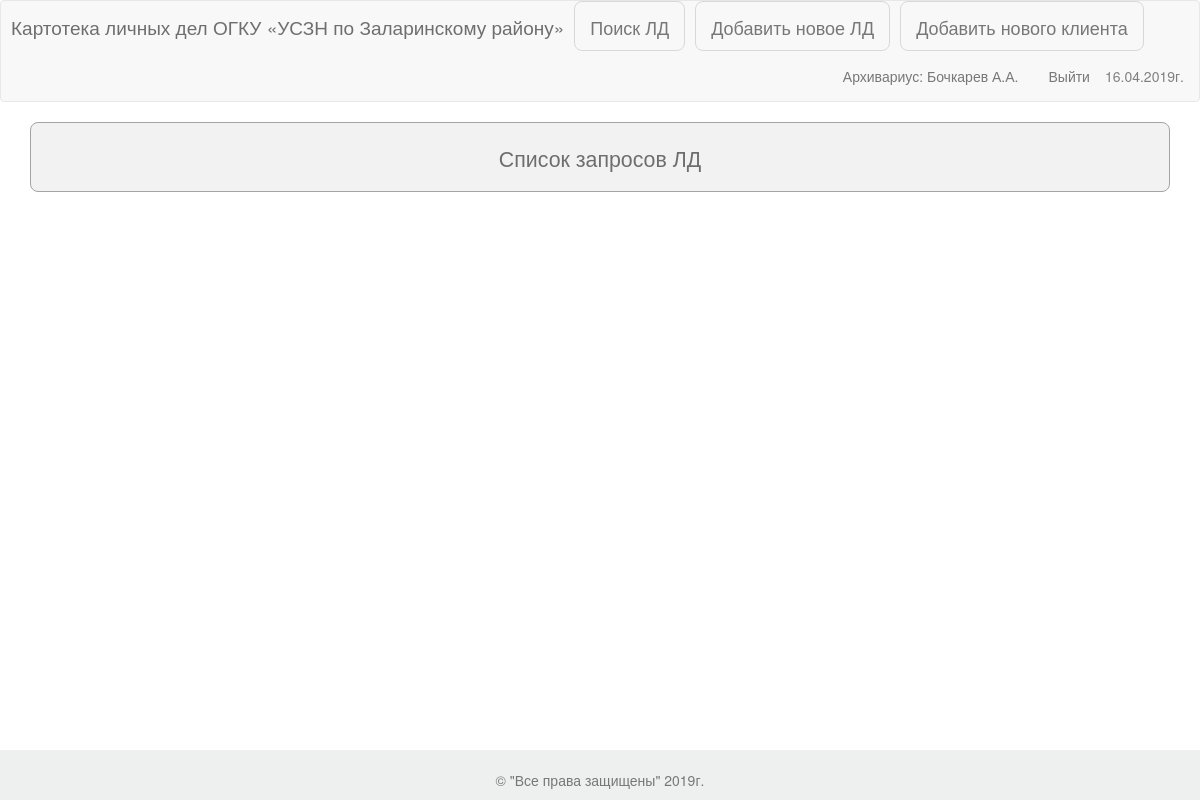
The app's page /archiv_querys (signed in), older data.
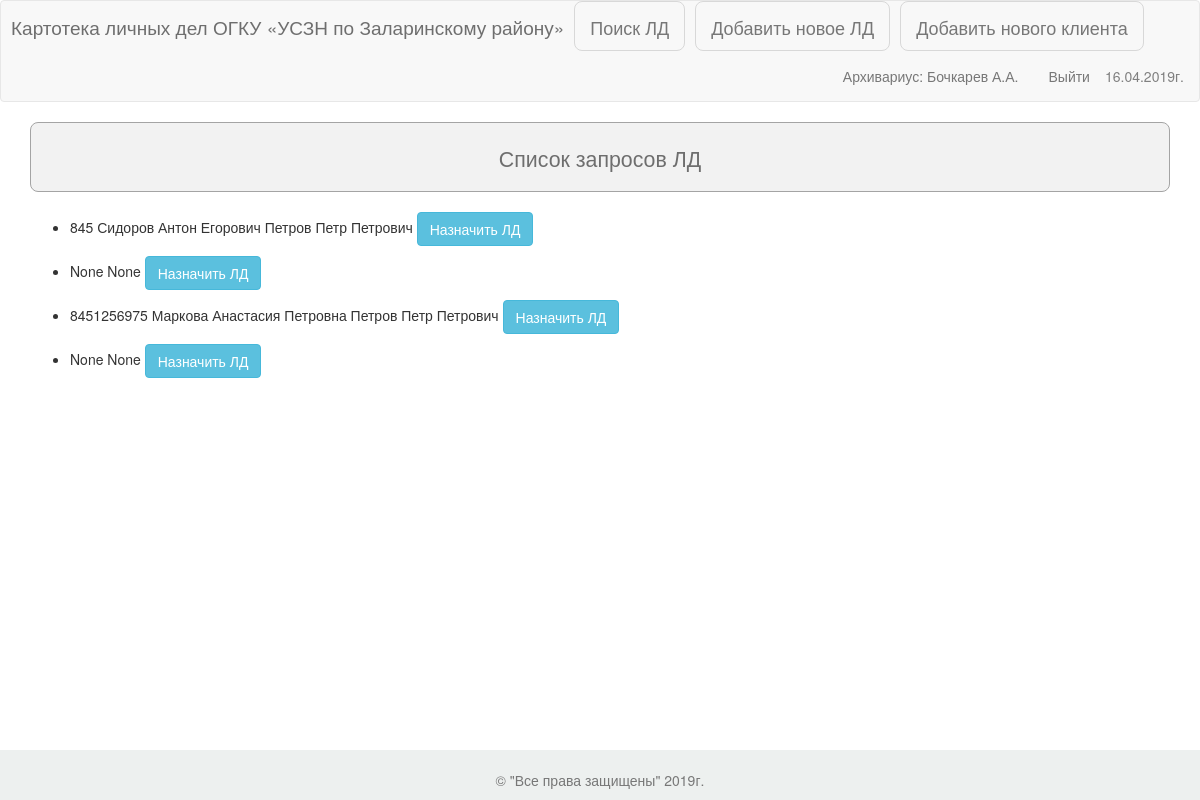
The same page, newer data.
### users/models.py (models this page shows, shortened)
class UsersProfile(models.Model):
    user = models.OneToOneField(User, null=True, blank=True, help_text='Ссылка на Django-аккаунт')
    fio = models.CharField(max_length=255, help_text='ФИО')
    def get_fio(self, dots=True):
        fio = self.fio.replace("  ", " ").strip()
        fio_split = fio.split(" ")
        if len(fio_split) == 0:
            fio_split.append("")
        if len(fio_split) == 1:
            fio_split.append("")
        if len(fio_split) == 2:
            fio_split.append("")
        if dots:
            return fio_split[0] + " " + fio_split[1][0] + "." + fio_split[2][0] + "."
        return fio_split[0] + " " + fio_split[1][0] + fio_split[2][0]
    def __str__(self):  # Получение фио при конвертации объекта UsersProfile в строку
        return self.fio

### main/models.py (models this page shows, shortened)
class Query(models.Model):
    query_client = models.ForeignKey(CardIndex, null=True, help_text='* Личное дело')
    query_spec = models.ForeignKey(UsersProfile, null=True, help_text='* Специалист')
    query_ld = models.BooleanField(default=False, blank=False, help_text='* Статус запроса')
    query_date = models.DateField(default=None, null=True, help_text='* Дата запроса (01.01.2019)')

class CardIndex(models.Model):
    ipd = models.IntegerField(verbose_name='Индивидуальное порядковое дело', help_text='ИПД')
    client = models.ForeignKey(Client, verbose_name='Клиент', help_text='Клиент')
    category = models.ForeignKey(Category, verbose_name='Категория клиента', help_text='Категория клиента')
    control = models.ForeignKey(Control, verbose_name='Статус ЛД', help_text='Статус ЛД')
    spec = models.ForeignKey(UsersProfile, default="в архиве", blank=True, null=True,
                             verbose_name='Движение ЛД по специалистам', help_text='Движение ЛД')
    info = models.CharField(max_length=200, blank=True, verbose_name='Движение ЛД по другим УСЗН',
                            help_text='Движение по др. УСЗН.')
    def __str__(self):
        return '{} {}'.format(self.ipd, self.client)

class Client(models.Model):
    last_name = models.CharField(max_length=30, help_text='Фамилия') # Фамилия
    first_name = models.CharField(max_length=30, help_text='Имя') # Имя
    middle_name = models.CharField(max_length=30, help_text='Отчество') # Отчество
    bday = models.DateField(auto_now=False, auto_now_add=False, help_text='Дата рождения') # Дата рождения
    address = models.CharField(max_length=100, help_text='Адрес проживания') # Адрес проживания
    def fio(self) -> str:
        return '{} {} {}'.format(self.last_name, self.first_name, self.middle_name)
    def __str__(self):
        return self.fio()

### main/views.py (the view)
# urls.py: url(r'^archiv_querys$', views.archiv_querys, name='archiv_querys'),
@login_required
@group_required("Архивариус")
def archiv_querys(request):
    query = Query.objects.all()
    return render(request, 'main/archiv_querys.html', {'querys': query})

### main/templates/main/archiv_querys.html (shortened to what this page needs)
{% extends "main/base.html" %}
{% load bootstrap3 %}
{% block menu %}
    <a class="navbar-brand" href="{% url 'main:main' %}">Поиск ЛД</a>
    <a class="navbar-brand" href="{% url 'main:newld' %}">Добавить новое ЛД</a>
    <a class="navbar-brand" href="{% url 'main:newclient' %}">Добавить нового клиента</a>
{% endblock menu %}
{% block content %}
<div class="container">
    <div id="form">Список запросов ЛД</div><br>
    {% for q in querys %}
    <ul>
        <li>{{ q.query_client }} {{ q.query_spec }} <a href="{% url 'main:edit_ld' q.id %}" class="btn btn-info">Назначить ЛД</a></li>
    </ul>
    {% endfor %}
</div>
{% endblock content %}

### main/templates/main/base.html (shortened to what this page needs)
{% load bootstrap3 %}
<!DOCTYPE html>
<html lang="en">
<head>
    <link href="/static/css/bootstrap.min.css" rel="stylesheet">
    <link rel="stylesheet" href="/static/css/style.css">
    {% bootstrap_css %}
</head>
<body>
    <nav id="raport" class="navbar navbar-default" role="navigation">
        <div id="logo_name">
            Картотека личных дел ОГКУ &#171;УСЗН по Заларинскому району&#187;
        </div>
        <div id="menu">{% block menu %}{% endblock menu %}</div>
        <div>
            <div class="date">
                {% now "d.m.Yг." %}
            </div>
            <div id="navbar" class="navbar-collapse collapse">
                <ul class="nav navbar-nav navbar-right">
                    {% if user.is_authenticated %}
                    {% for v in request.user.groups.all %}
                        <li><a>{{ v }}: {{ request.user.usersprofile.get_fio }}</a></li>
                    {% endfor %}
                        <li><a href="{% url 'users:logout' %}">Выйти</a></li>
                    {% else %}
                        <li><a href="{% url 'users:login' %}">Войти</a></li>
                    {% endif %}
                </ul>
            </div>
        </div>
    </nav>
    {% block footer %}
        <nav class="navbar navbar-default navbar-fixed-bottom">
                <div align='center'>
                    <footer>
                        <p class="text-muted"><br>&#169 "Все права защищены" {% now "Y" %}г.</p>
                    </footer>
                </div>
        </nav>
    {% endblock footer %}
{% block content %}{% endblock content %}
</body>
</html>

Row changes from the older to the newer data that the page shows:
added Query: query_client "845 Сидоров Антон Егорович", query_spec "Петров Петр Петрович"
added Query: query_client "None", query_spec "None"
added Query: query_client "8451256975 Маркова Анастасия Петровна", query_spec "Петров Петр Петрович"
added Query: query_client "None", query_spec "None"
